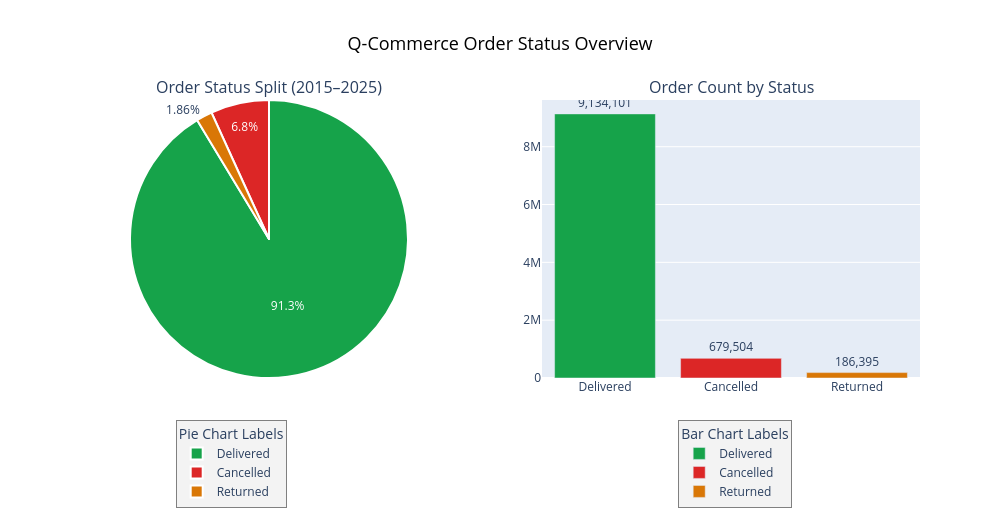

Here is the notebook cell this chart was saved with:
### Markdown cell above
## Phase 4 — Univariate Analysis

### Code cell
# CHART 4.1 — ORDER STATUS DISTRIBUTION

# Count orders per status
st_cnt         = df["order_status"].value_counts().reset_index()
st_cnt.columns = ["status", "count"]

# Status colours from COLORS dict
status_colors = {
    "Delivered" : COLORS["delivered"],  # Green
    "Cancelled" : COLORS["cancelled"],  # Red
    "Returned"  : COLORS["returned"],   # Amber
}

colors = [status_colors.get(s, "#94A3B8") for s in st_cnt["status"]]

fig = make_subplots(
    rows           = 1, cols = 2,
    specs          = [[{"type": "pie"}, {"type": "bar"}]],
    subplot_titles = ["Order Status Split (2015–2025)", "Order Count by Status"]
)

fig.add_trace(
    go.Pie(
        labels        = st_cnt["status"],
        values        = st_cnt["count"],
        marker        = dict(colors=colors, line=dict(color="white", width=2)),
        textinfo      = "percent",
        textfont_size = 12,
        legend        = "legend",
        name          = "Status Split"
    ),
    row=1, col=1
)

for i, row in st_cnt.iterrows():
    fig.add_trace(
        go.Bar(
            x            = [row["status"]],
            y            = [row["count"]],
            name         = row["status"],
            marker_color = status_colors.get(row["status"], "#94A3B8"),
            text         = [row["count"]],
            texttemplate = "%{text:,.0f}",
            textposition = "outside",
            legend       = "legend2",
            showlegend   = True
        ),
        row=1, col=2
    )

fig.update_layout(
    title   = dict(
        text    = "Q-Commerce Order Status Overview",
        font    = dict(size=18, color="black"),
        x       = 0.5,
        xanchor = "center"
    ),
    height  = 520,
    width   = 1000,
    legend  = dict(
        title       = dict(text="Pie Chart Labels"),
        orientation = "v",
        x           = 0.18,
        y           = -0.15,
        xanchor     = "center",
        yanchor     = "top",
        bgcolor     = "rgba(240,240,240,0.8)",
        bordercolor = "grey",
        borderwidth = 1
    ),
    legend2 = dict(
        title       = dict(text="Bar Chart Labels"),
        orientation = "v",
        x           = 0.78,
        y           = -0.15,
        xanchor     = "center",
        yanchor     = "top",
        bgcolor     = "rgba(240,240,240,0.8)",
        bordercolor = "grey",
        borderwidth = 1
    ),
)

fig.show()
print(df["order_status"].value_counts())

### Figure 1 — Plotly figure (JSON) as saved in the notebook; plotly's stock layout.template omitted (floating-point values rounded to 4 significant figures)
{"data": [{"domain": {"x": [0, 0.45], "y": [0, 1]}, "labels": ["Delivered", "Cancelled", "Returned"], "legend": "legend", "marker": {"colors": ["#16A34A", "#DC2626", "#D97706"], "line": {"color": "white", "width": 2}}, "name": "Status Split", "textfont": {"size": 12}, "textinfo": "percent", "type": "pie", "values": [9134101, 679504, 186395]}, {"legend": "legend2", "marker": {"color": "#16A34A"}, "name": "Delivered", "showlegend": true, "text": ["9134101"], "textposition": "outside", "texttemplate": "%{text:,.0f}", "type": "bar", "x": ["Delivered"], "xaxis": "x", "y": [9134101], "yaxis": "y"}, {"legend": "legend2", "marker": {"color": "#DC2626"}, "name": "Cancelled", "showlegend": true, "text": ["679504"], "textposition": "outside", "texttemplate": "%{text:,.0f}", "type": "bar", "x": ["Cancelled"], "xaxis": "x", "y": [679504], "yaxis": "y"}, {"legend": "legend2", "marker": {"color": "#D97706"}, "name": "Returned", "showlegend": true, "text": ["186395"], "textposition": "outside", "texttemplate": "%{text:,.0f}", "type": "bar", "x": ["Returned"], "xaxis": "x", "y": [186395], "yaxis": "y"}], "layout": {"annotations": [{"font": {"size": 16}, "showarrow": false, "text": "Order Status Split (2015–2025)", "x": 0.225, "xanchor": "center", "xref": "paper", "y": 1, "yanchor": "bottom", "yref": "paper"}, {"font": {"size": 16}, "showarrow": false, "text": "Order Count by Status", "x": 0.775, "xanchor": "center", "xref": "paper", "y": 1, "yanchor": "bottom", "yref": "paper"}], "height": 520, "legend": {"bgcolor": "rgba(240,240,240,0.8)", "bordercolor": "grey", "borderwidth": 1, "orientation": "v", "title": {"text": "Pie Chart Labels"}, "x": 0.18, "xanchor": "center", "y": -0.15, "yanchor": "top"}, "legend2": {"bgcolor": "rgba(240,240,240,0.8)", "bordercolor": "grey", "borderwidth": 1, "orientation": "v", "title": {"text": "Bar Chart Labels"}, "x": 0.78, "xanchor": "center", "y": -0.15, "yanchor": "top"}, "title": {"font": {"color": "black", "size": 18}, "text": "Q-Commerce Order Status Overview", "x": 0.5, "xanchor": "center"}, "width": 1000, "xaxis": {"anchor": "y", "domain": [0.55, 1]}, "yaxis": {"anchor": "x", "domain": [0, 1]}}}
